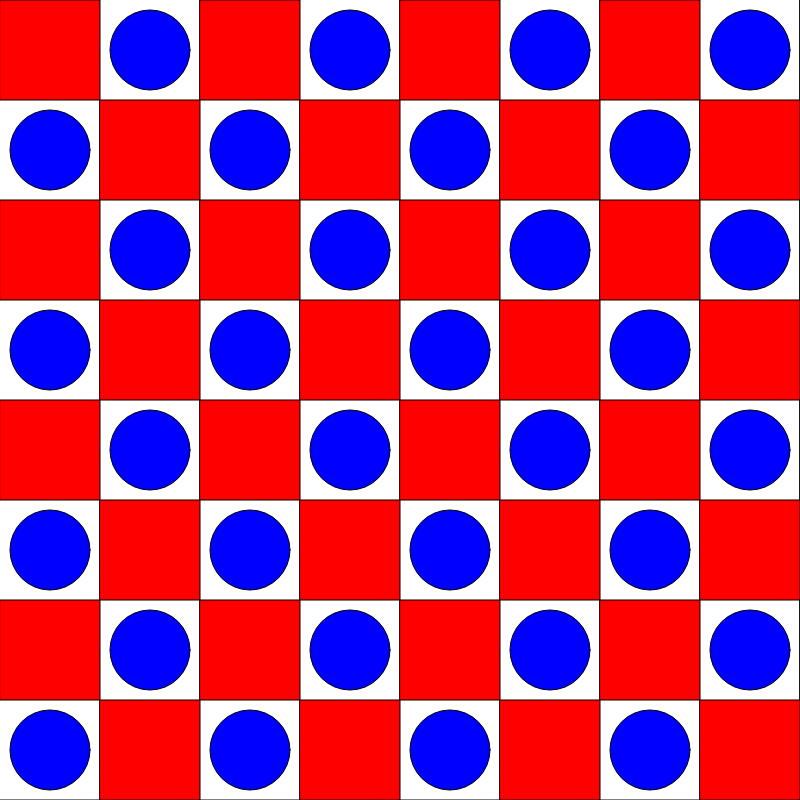
Frame 1 (no input)
Frame 2 (the mouse pressed at the canvas centre, redrawn once): identical to frame 1, image omitted

The p5.js sketch that drew this single still picture (run headless with seeded random() and noise() and a simulated clock; the mouse was pressed at the canvas centre and the sketch redrawn once):

// p5.js sketch
// ── sketch.js
function setup() {
  createCanvas(800, 800); 
  noLoop();
}

function draw() {
  background(255);
  angleMode(DEGREES);

  

  // Loop for tiling the quilt pattern
  for (let x = 0; x < 10; x++) {
    for (let y = 0; y < 10; y++) {
      push();
      translate(x * 100, y * 100);

      // Tile drawing code here
      if ((x + y) % 2 === 0) {
        
        drawTileA();
      } else {
        
        drawTileB();
      }

      pop();
    }
  }
}

function drawTileA() {

  fill(255, 0, 0); // Red color
  rect(0, 0, 100, 100); // Square tile
}

function drawTileB() {
  
  fill(0, 0, 255); // Blue color
  ellipse(50, 50, 80, 80); // Circle tile
}
